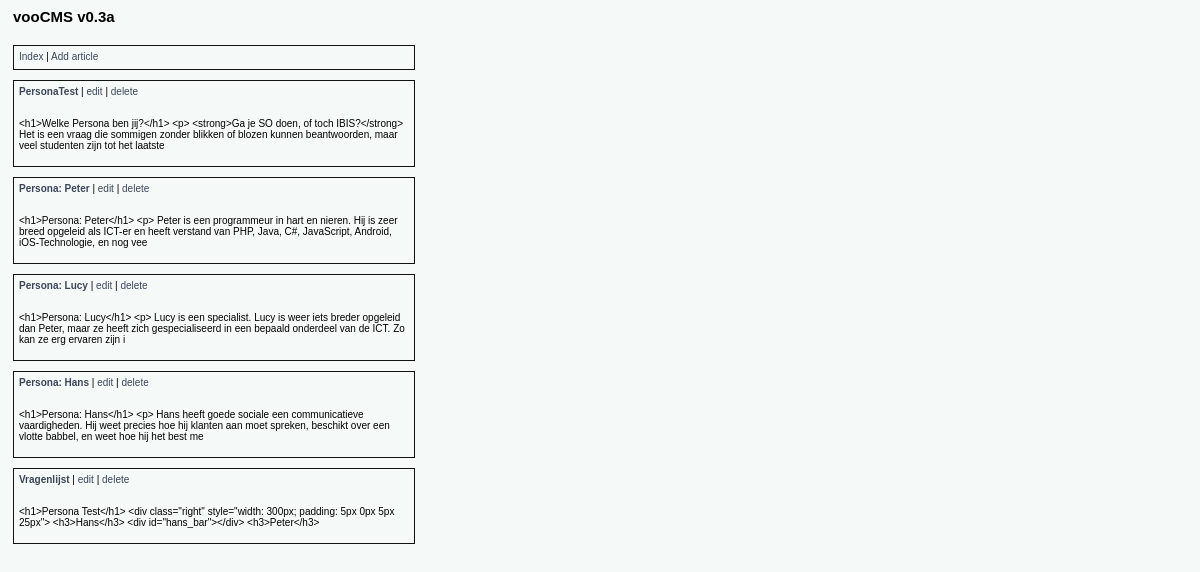
Page /admin/cms.php on the earlier database version.
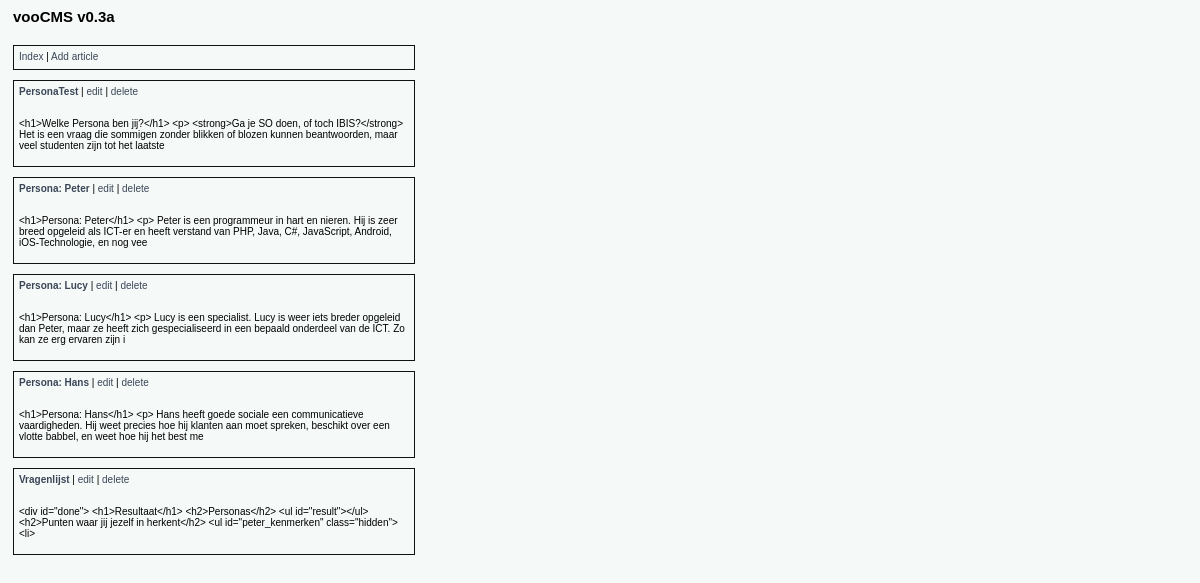
Same page on the later database version.
### tables this page shows
CREATE TABLE IF NOT EXISTS `cms_artikelen` (
  `id` int(11) NOT NULL AUTO_INCREMENT,
  `title` text NOT NULL,
  `html` text NOT NULL,
  `html_side` text NOT NULL,
  `bg_image` text NOT NULL,
  PRIMARY KEY (`id`)
);

### classlib.php (the view, shortened to what this page needs)
<?php
class SQLConnect {
	var $mysqli;
	function __construct(){
		$this->usr = "root";
		$this->pwd = "umlaut";
		$this->db = "ori";
		$this->host = "localhost";
		$this->mysqli = new mysqli($this->host, $this->usr, $this->pwd, $this->db);
	}
	function queryDB($_q){
		if(!$result = $this->mysqli->query($_q)){
			echo $this->mysqli->error;
		}
		return $result;
	}
}
class CMS {
	var $dbConnect;
	function __construct(){
		$this->dbConnect = new SQLConnect();
	}
	function getArticles(){
		$result = $this->dbConnect->queryDB("SELECT * FROM cms_artikelen");
		while ($row = $result->fetch_assoc()) {
			$htmlprint = substr($row['html'],0,200);
			$htmlprint = htmlspecialchars($htmlprint);
			echo '
			<div class="cms_entry">
				<a href="index.php?id='.$row['id'].'"><b>'.$row['title'].'</b></a> | <a href="edit.php?mode=2&id='.$row['id'].'">edit</a> | <a href="edit.php?mode=3&id='.$row['id'].'">delete</a><br><br>
				<p>
					'.$htmlprint.'
				</p>
			</div>
			';
		}
	}
}

Differences in the rows shown:
changed cms_artikelen "Vragenlijst": html "<h1>Persona Test</h1> <div class=\"right\" style=\"width: 300px; padding: 5px 0px 5px 25px\"> <h3>Hans</h3> <div id=\"hans_bar\"></div> <h3>Peter</h3>" → "<div id=\"done\"> <h1>Resultaat</h1> <h2>Personas</h2> <ul id=\"result\"></ul> <h2>Punten waar jij jezelf in herkent</h2> <ul id=\"peter_kenmerken\" class=\"hidden\"> <li>"
